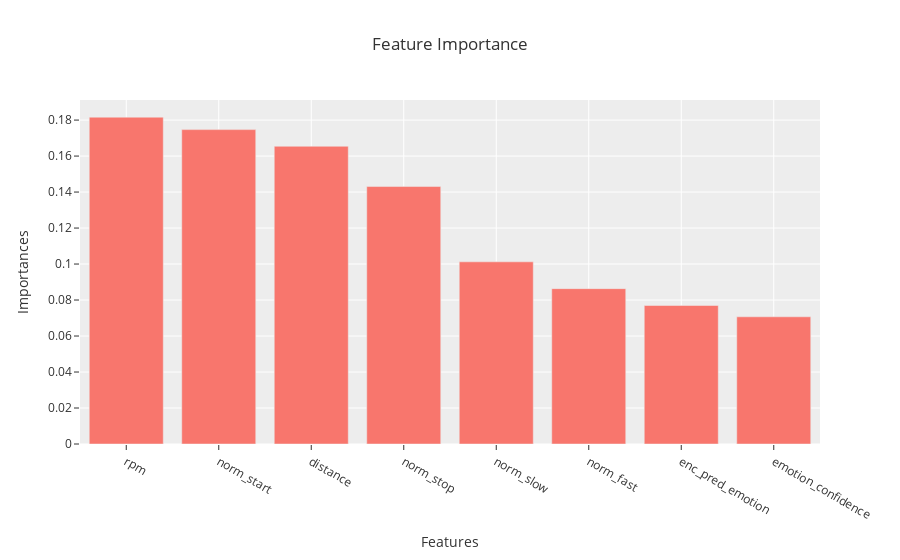

Write notebook code for a chart like this one.
### Markdown cell above
## Show Feature Importance

### Code cell
# See which features were most important
imps = pd.DataFrame()
imps['Features'] = features
imps['Importances'] = clf.feature_importances_
imps = imps.sort_values('Importances', ascending=False)
px.bar(imps, x='Features', y='Importances', template='ggplot2',
       title='Feature Importance')

### Figure 1 — Plotly figure (JSON) as saved in the notebook; plotly's stock layout.template omitted (floating-point values rounded to 4 significant figures)
{"data": [{"alignmentgroup": "True", "hovertemplate": "Features=%{x}<br>Importances=%{y}<extra></extra>", "legendgroup": "", "marker": {"color": "#F8766D"}, "name": "", "offsetgroup": "", "orientation": "v", "showlegend": false, "textposition": "auto", "type": "bar", "x": ["rpm", "norm_start", "distance", "norm_stop", "norm_slow", "norm_fast", "enc_pred_emotion", "emotion_confidence"], "xaxis": "x", "y": [0.1816, 0.1747, 0.1654, 0.1431, 0.1012, 0.08634, 0.07696, 0.07068], "yaxis": "y"}], "layout": {"barmode": "relative", "legend": {"tracegroupgap": 0}, "title": {"text": "Feature Importance"}, "xaxis": {"anchor": "y", "domain": [0, 1], "title": {"text": "Features"}}, "yaxis": {"anchor": "x", "domain": [0, 1], "title": {"text": "Importances"}}}}
